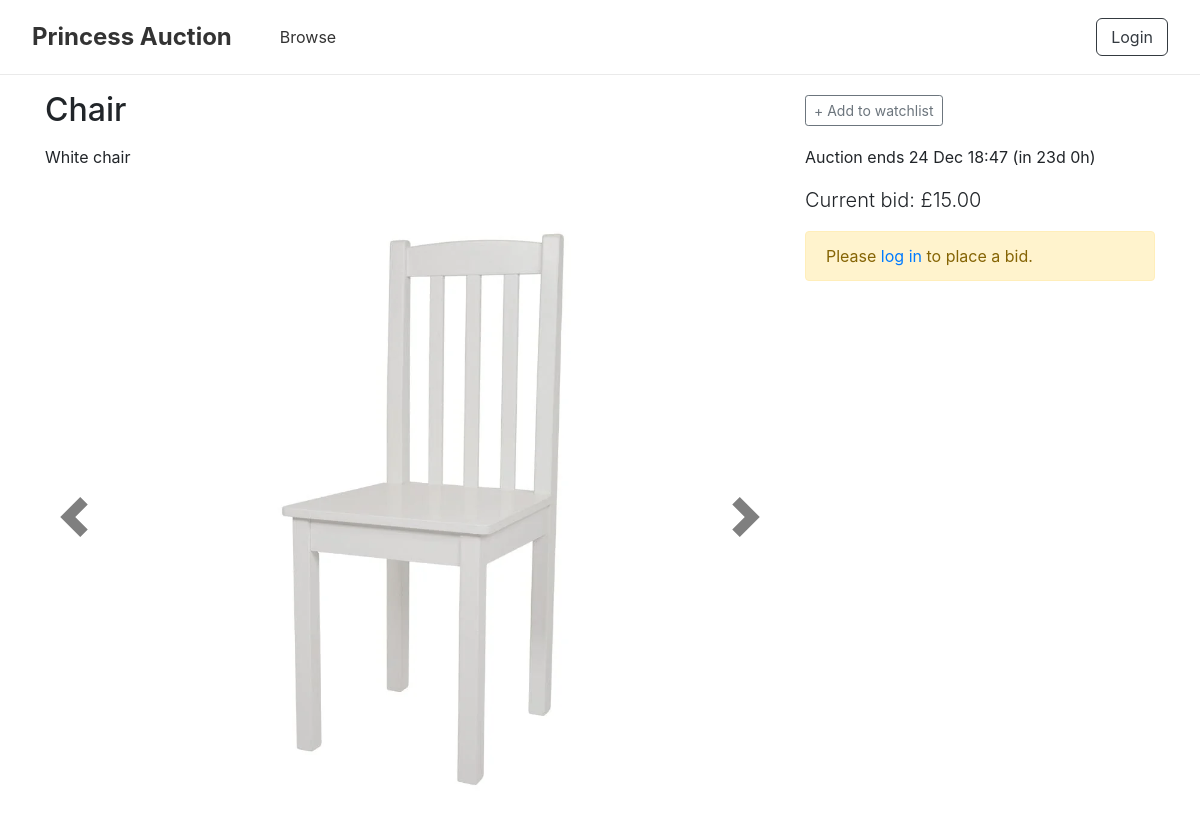
The page /listing.php?item_id=6 on the database its author committed.
### tables this page shows
CREATE TABLE `auction` (
  `auction_id` int(11) NOT NULL,
  `item_id` int(11) NOT NULL,
  `start_price` decimal(10,2) NOT NULL CHECK (`start_price` > 0),
  `reserve_price` decimal(10,2) NOT NULL CHECK (`reserve_price` >= 0),
  `start_time` datetime DEFAULT current_timestamp(),
  `end_time` datetime NOT NULL,
  `status` enum('Sched','Live','Closed','Unsold') DEFAULT 'Sched'
);

CREATE TABLE `Item` (
  `item_id` int(11) NOT NULL,
  `seller_id` int(11) NOT NULL,
  `category_id` int(11) DEFAULT NULL,
  `title` varchar(255) NOT NULL,
  `description` text DEFAULT NULL,
  `condition` varchar(50) NOT NULL,
  `date_created` datetime DEFAULT current_timestamp()
);

### utilities.php (called while the page is built, shortened)
<?php
function display_time_remaining($interval) {
    if ($interval->days == 0 && $interval->h == 0) {
      $time_remaining = $interval->format('%im %Ss');
    }
    else if ($interval->days == 0) {
      $time_remaining = $interval->format('%hh %im');
    }
    else {
      $time_remaining = $interval->format('%ad %hh');
    }
  return $time_remaining;
}

### listing.php (the view, shortened to what this page needs)
<?php require("utilities.php")?>
<?php include_once("header.php")?>
<?php
  $item_id = $_GET['item_id'];
  $conn = connectDB();
  $sql = "
    SELECT
        Item.title,
        Item.description,
        Item.seller_id,
        Item.condition,
        Auction.start_price,
        Auction.reserve_price,
        Auction.end_time,
        Auction.auction_id
    FROM Item
    JOIN Auction ON Item.item_id = Auction.item_id
    WHERE Item.item_id = ?
";
$stmt = $conn->prepare($sql);
$stmt->bind_param("i", $item_id);
$stmt->execute();
$result = $stmt->get_result();
$row = $result->fetch_assoc();
  $title = $row['title'];
  $description = $row['description'];
  $end_time       = new DateTime($row['end_time']);
  $auction_id = $row['auction_id'];
  $watching = false;
 $sql2 = "
    SELECT MAX(bid_amount) AS max_bid
    FROM Bid
    WHERE auction_id = ?
";
$stmt2 = $conn->prepare($sql2);
$stmt2->bind_param("i", $auction_id);
$stmt2->execute();
$result2 = $stmt2->get_result();
$max_bid_row = $result2->fetch_assoc();
$current_price = $max_bid_row['max_bid'] ?? $row['start_price'];
  $now = new DateTime();
  if ($now < $end_time) {
    $time_to_end = date_diff($now, $end_time);
    $time_remaining = ' (in ' . display_time_remaining($time_to_end) . ')';
  }
  $has_session = true;
?>
<div class="container">
<div class="row">
  <div class="col-sm-8">
    <h2 class="my-3"><?php echo($title); ?></h2>
  </div>
  <div class="col-sm-4 align-self-center">
<?php
  if ($now < $end_time):
?>
    <div id="watch_nowatch" <?php if ($has_session && $watching) echo('style="display: none"');?> >
      <button type="button" class="btn btn-outline-secondary btn-sm" onclick="addToWatchlist()">+ Add to watchlist</button>
    </div>
<?php endif  ?>
  </div>
</div>
<div class="row">
  <div class="col-sm-8">
    <div class="itemDescription">
    <?php echo($description); ?>
    <br>
    <br>
    <br>
    </div>
 <?php
$sql_img = "SELECT path FROM image WHERE item_id = ? ORDER BY sort_order ASC";
$stmt_img = $conn->prepare($sql_img);
$stmt_img->bind_param("i", $item_id);
$stmt_img->execute();
$res_img = $stmt_img->get_result();
$images = [];
while ($row_img = $res_img->fetch_assoc()) {
    $images[] = $row_img['path'];
}
?>
<?php if (count($images) > 0): ?>
<div id="itemCarousel" class="carousel slide mb-3" data-ride="carousel">
  <ol class="carousel-indicators">
    <?php foreach ($images as $idx => $img): ?>
      <li data-target="#itemCarousel" data-slide-to="<?php echo $idx; ?>"
          class="<?php echo ($idx == 0 ? 'active' : ''); ?>"></li>
    <?php endforeach; ?>
  </ol>
  <div class="carousel-inner">
    <?php foreach ($images as $idx => $img): ?>
    <div class="carousel-item <?php echo ($idx == 0 ? 'active' : ''); ?>">
      <img src="<?php echo $img; ?>"
           class="d-block"
           style="width:600px;height:600px;object-fit:contain;border-radius:8px;margin:auto;">
    </div>
    <?php endforeach; ?>
  </div>
  <a class="carousel-control-prev" href="#itemCarousel" role="button" data-slide="prev">
    <span class="carousel-control-prev-icon" aria-hidden="true"></span>
  </a>
  <a class="carousel-control-next" href="#itemCarousel" role="button" data-slide="next">
    <span class="carousel-control-next-icon" aria-hidden="true"></span>
  </a>
</div>
<?php endif; ?>
  </div>
   <div class="col-sm-4">
    <p>
      <?php if ($now > $end_time): ?>
        This auction ended <?php echo date_format($end_time, 'j M H:i'); ?>
      <?php else: ?>
        Auction ends <?php echo date_format($end_time, 'j M H:i') . $time_remaining; ?>
      <?php endif; ?>
    </p>
    <p class="lead">
      Current bid: £<?php echo number_format($current_price, 2); ?>
    </p>
    <?php
      $can_bid      = false;
      $is_seller    = false;
      $not_logged_in = false;
      if (!isset($_SESSION['user_id'])) {
          $not_logged_in = true;
      }
    ?>
    <?php if ($now <= $end_time):  ?>
      <?php if ($not_logged_in): ?>
        <div class="alert alert-warning">
          Please <a href="#" data-toggle="modal" data-target="#loginModal">log in</a>
 to place a bid.
        </div>
      <?php elseif ($is_seller): ?>
        <div class="alert alert-info">
          Sellers cannot bid on their own items.
        </div>
      <?php elseif ($_SESSION['account_type'] !== "buyer"): ?>
        <div class="alert alert-info">
          Only buyers can place bids.
        </div>
      <?php endif;  ?>
    <?php endif;  ?>
  </div>
</div>
<?php include_once("footer.php")?>

### listing.php (style rules this page uses)
.carousel-control-prev-icon, .carousel-control-next-icon { background-size: 40px 40px; width: 40px; height: 40px; filter: invert(100%); }
.carousel-control-prev, .carousel-control-next { width: 8%; }
.carousel { text-align: center; }

### rows shown on the page
auction: item.title "Chair", item.description "White chair", end_time "24 Dec 18:47", end_time "(in 23d 0h)"

### other values the page prints
$current_price "15.00"
